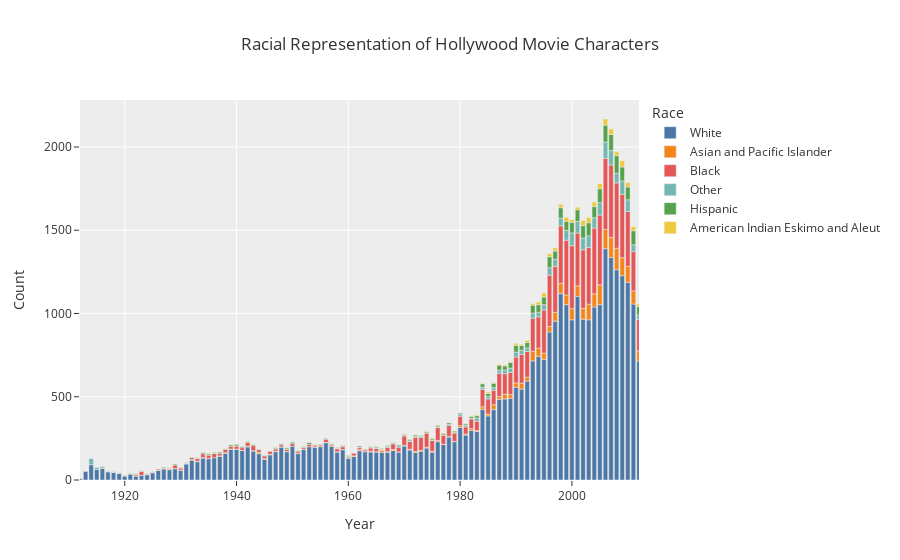

Source (notebook cell):
### Code cell
import plotly.express as px

wide_df = px.data.medals_wide()

fig = px.bar(simple_data, x="Year",y='Count', color="Race", range_x=[1912, 2012], title="Racial Representation of Hollywood Movie Characters",                                                                                                 color_discrete_sequence=px.colors.qualitative.T10, template= 'ggplot2')
fig.show()
fig.write_html((Path('/Users/ianapeix/ADA2022/html/movie_chars_race_count.html')))

### Figure 1 — Plotly figure (JSON) as saved in the notebook; plotly's stock layout.template omitted (floating-point values rounded to 4 significant figures)
{"data": [{"alignmentgroup": "True", "hovertemplate": "Race=White<br>Year=%{x}<br>Count=%{y}<extra></extra>", "legendgroup": "White", "marker": {"color": "#4C78A8", "pattern": {"shape": ""}}, "name": "White", "offsetgroup": "White", "orientation": "v", "showlegend": true, "textposition": "auto", "x": [1891, 1896, 1901, 1903, 1908, 1909, 1910, 1911, 1912, 1894, 1913, 1955, 1957, 1954, 1948, 1919, 1963, 1951, 1952, 1918, 1931, 1950, 1956, 1960, 1917, 1941, 1959, 1953, 1939, 1946, 1949, 1947, 1966, 1940, 1926, 1962, 1916, 1958, 1921, 1920, 1937, 1932, 1944, 1942, 1961, 1938, 1927, 1925, 1915, 1945, 1965, 1928, 1964, 1943, 1933, 1967, 1935, 1981, 1936, 1934, 1969, 1930, 1980, 1979, 1968, 1982, 2014, 1924, 1977, 1983, 1978, 1971, 1970, 1984, 1985, 1986, 1914, 1992, 1988, 1987, 1994, 2011, 1976, 1929, 1989, 1997, 1990, 1998, 2012, 1993, 2001, 1991, 1999, 2010, 2013, 1975, 1996, 1974, 1995, 2006, 2008, 2009, 1973, 2007, 1922, 2004, 2002, 2000, 2003, 1972, 2005, 2015, 1923], "xaxis": "x", "y": [1, 1, 1, 1, 1, 4, 3, 3, 8, 1, 53, 200, 201, 197, 198, 40, 170, 159, 183, 45, 97, 203, 224, 131, 49, 177, 182, 200, 185, 151, 170, 170, 166, 185, 57, 176, 69, 168, 36, 24, 143, 119, 158, 199, 141, 161, 66, 43, 63, 124, 168, 62, 168, 174, 110, 167, 128, 270, 134, 132, 168, 58, 316, 230, 177, 298, 10, 32, 213, 291, 258, 180, 204, 424, 385, 423, 92, 594, 487, 485, 743, 1057, 230, 68, 491, 954, 557, 1119, 715, 715, 1103, 546, 1053, 1188, 175, 167, 889, 192, 725, 1389, 1263, 1227, 173, 1337, 24, 1039, 966, 962, 962, 165, 1053, 1, 28], "yaxis": "y", "type": "bar"}, {"alignmentgroup": "True", "hovertemplate": "Race=Asian and Pacific Islander <br>Year=%{x}<br>Count=%{y}<extra></extra>", "legendgroup": "Asian and Pacific Islander ", "marker": {"color": "#F58518", "pattern": {"shape": ""}}, "name": "Asian and Pacific Islander ", "offsetgroup": "Asian and Pacific Islander ", "orientation": "v", "showlegend": true, "textposition": "auto", "x": [2015, 2013, 1928, 2014, 2005, 2008, 2003, 2012, 2007, 1966, 2009, 1993, 2010, 2006, 2011, 1927, 1986, 2004, 1926, 1994, 1991, 1944, 2000, 2002, 1988, 2001, 1997, 1998, 1999, 1920, 1945, 1995, 1990, 1989, 1962, 1932, 1992, 1982, 1955, 1984, 1922, 1968, 1972, 1980, 1964, 1987, 1996, 1961, 1924, 1921, 1975, 1946, 1919, 1933, 1976, 1985, 1971, 1960, 1973, 1913, 1981, 1942, 1974, 1938, 1947, 1983, 1967, 1970, 1930, 1935, 1937, 1934, 1978, 1951, 1949, 1929, 1952, 1965, 1943, 1954, 1931, 1956, 1977, 1979, 1963, 1958, 1941, 1959, 1939, 1969, 1940, 1948], "xaxis": "x", "y": [1, 26, 6, 1, 119, 129, 94, 61, 121, 11, 108, 58, 95, 115, 79, 4, 29, 79, 3, 48, 36, 8, 67, 65, 27, 63, 53, 62, 58, 1, 5, 37, 26, 22, 6, 4, 24, 11, 6, 16, 1, 6, 7, 10, 5, 17, 33, 4, 1, 1, 6, 4, 1, 3, 7, 11, 5, 3, 5, 1, 6, 4, 5, 3, 3, 6, 3, 4, 1, 2, 2, 2, 4, 2, 2, 1, 2, 2, 2, 2, 1, 2, 2, 2, 1, 1, 1, 1, 1, 1, 1, 1], "yaxis": "y", "type": "bar"}, {"alignmentgroup": "True", "hovertemplate": "Race=Black<br>Year=%{x}<br>Count=%{y}<extra></extra>", "legendgroup": "Black", "marker": {"color": "#E45756", "pattern": {"shape": ""}}, "name": "Black", "offsetgroup": "Black", "orientation": "v", "showlegend": true, "textposition": "auto", "x": [1923, 1972, 1974, 1973, 1922, 1975, 2000, 2004, 1976, 2005, 1995, 1996, 2002, 2003, 1929, 1991, 1998, 1999, 2007, 1970, 1987, 2008, 2009, 1997, 2006, 2001, 1977, 1978, 1990, 1971, 1993, 1989, 2010, 1992, 1988, 1984, 2012, 1994, 1930, 1985, 1979, 2011, 1936, 1982, 1968, 1986, 1943, 1983, 1980, 1934, 1969, 2013, 1981, 1967, 1935, 1933, 1945, 1920, 1961, 1938, 1946, 1942, 1925, 1958, 1965, 1964, 1926, 1944, 1932, 1940, 1937, 1959, 1941, 1956, 2014, 1939, 1947, 1921, 1924, 1950, 1951, 1949, 1953, 1948, 1962, 1963, 1927, 1952, 1954, 1957, 1960, 1918, 1928, 1931, 1955, 1966, 1916], "xaxis": "x", "y": [24, 85, 85, 78, 10, 64, 378, 395, 78, 419, 259, 308, 351, 340, 21, 172, 345, 329, 434, 57, 139, 392, 381, 276, 428, 317, 54, 66, 156, 46, 199, 133, 330, 154, 124, 104, 189, 189, 13, 91, 50, 236, 26, 58, 34, 87, 31, 56, 57, 23, 28, 34, 43, 25, 19, 16, 16, 3, 17, 19, 17, 23, 5, 19, 19, 19, 6, 16, 12, 18, 14, 17, 16, 20, 1, 16, 14, 3, 3, 16, 11, 12, 14, 13, 12, 10, 4, 10, 10, 9, 6, 2, 3, 4, 8, 5, 2], "yaxis": "y", "type": "bar"}, {"alignmentgroup": "True", "hovertemplate": "Race=Other<br>Year=%{x}<br>Count=%{y}<extra></extra>", "legendgroup": "Other", "marker": {"color": "#72B7B2", "pattern": {"shape": ""}}, "name": "Other", "offsetgroup": "Other", "orientation": "v", "showlegend": true, "textposition": "auto", "x": [1914, 1915, 1916, 1917, 2014, 1923, 1919, 1918, 2000, 1983, 1921, 2002, 2013, 2006, 2003, 2001, 2005, 1969, 2009, 2007, 2010, 1999, 2004, 1989, 1990, 1988, 1996, 1980, 1997, 1991, 2008, 1981, 1967, 1995, 1998, 1985, 1993, 1987, 1986, 1928, 1922, 2011, 1973, 1994, 1992, 1965, 1984, 1924, 2012, 1978, 1968, 1958, 1964, 1925, 1972, 1957, 1971, 1975, 1966, 1976, 1962, 1960, 1961, 1963, 1982, 1979, 1931, 1970, 1977, 1974, 1936, 1947, 1952, 1959, 1940, 1956], "xaxis": "x", "y": [36, 12, 9, 5, 1, 4, 3, 3, 77, 19, 2, 71, 12, 98, 70, 70, 75, 9, 80, 87, 70, 59, 62, 26, 29, 23, 45, 13, 43, 25, 58, 10, 6, 32, 47, 15, 30, 19, 16, 2, 1, 40, 7, 27, 21, 5, 14, 1, 25, 8, 5, 4, 4, 1, 5, 4, 4, 4, 3, 5, 3, 2, 2, 2, 4, 3, 1, 2, 2, 2, 1, 1, 1, 1, 1, 1], "yaxis": "y", "type": "bar"}, {"alignmentgroup": "True", "hovertemplate": "Race=Hispanic<br>Year=%{x}<br>Count=%{y}<extra></extra>", "legendgroup": "Hispanic", "marker": {"color": "#54A24B", "pattern": {"shape": ""}}, "name": "Hispanic", "offsetgroup": "Hispanic", "orientation": "v", "showlegend": true, "textposition": "auto", "x": [1924, 1929, 2013, 2011, 1934, 2008, 1953, 1922, 1927, 2003, 1935, 1990, 1996, 2012, 2002, 1937, 1989, 2005, 2006, 1949, 2007, 1993, 1986, 2009, 1987, 2010, 1994, 2001, 1940, 1995, 2000, 2004, 1975, 1965, 1992, 1925, 1939, 1998, 1931, 1985, 1983, 1991, 1936, 1977, 1997, 1950, 1999, 1988, 1984, 1962, 1960, 1972, 1971, 1969, 1938, 1966, 1982, 1947, 1979, 1941, 1942, 1952, 1964, 1970, 1943, 1976, 1974, 1930, 1928, 1978, 1959, 1967, 1981, 1954, 1948, 1951, 1933, 1973, 1968, 1932, 1963, 1945, 1957, 1917, 1923, 1980, 1944, 1956, 1958, 1955, 1961], "xaxis": "x", "y": [4, 7, 15, 85, 9, 106, 12, 2, 4, 79, 8, 41, 66, 51, 75, 8, 34, 83, 101, 9, 96, 48, 26, 84, 30, 77, 46, 70, 9, 46, 63, 67, 10, 8, 33, 2, 8, 62, 4, 19, 14, 29, 6, 10, 49, 8, 55, 24, 20, 7, 5, 9, 8, 7, 6, 6, 12, 6, 9, 6, 7, 6, 6, 8, 6, 9, 8, 2, 2, 9, 5, 5, 8, 5, 5, 4, 3, 6, 5, 3, 4, 3, 4, 1, 1, 7, 3, 4, 3, 2, 1], "yaxis": "y", "type": "bar"}, {"alignmentgroup": "True", "hovertemplate": "Race=American Indian Eskimo and Aleut <br>Year=%{x}<br>Count=%{y}<extra></extra>", "legendgroup": "American Indian Eskimo and Aleut ", "marker": {"color": "#EECA3B", "pattern": {"shape": ""}}, "name": "American Indian Eskimo and Aleut ", "offsetgroup": "American Indian Eskimo and Aleut ", "orientation": "v", "showlegend": true, "textposition": "auto", "x": [1924, 1933, 1995, 2003, 2002, 2009, 1935, 2005, 2006, 2004, 2012, 2011, 2007, 1992, 1999, 1985, 1994, 2010, 1990, 1997, 1996, 1983, 2008, 1998, 1936, 2000, 1974, 1929, 1964, 1993, 1931, 2001, 1981, 1988, 1987, 1991, 1986, 1975, 1982, 2013, 1973, 1970, 1932, 1989, 1979, 1976, 1934, 1961, 1978, 1938, 1963, 1984, 1949, 1966, 1952, 1965, 1980, 1969, 1954, 1968, 1953, 1942, 1972, 1977], "xaxis": "x", "y": [1, 3, 24, 32, 30, 37, 3, 31, 37, 27, 17, 24, 33, 13, 24, 8, 16, 26, 12, 19, 18, 5, 24, 20, 2, 17, 3, 1, 2, 10, 1, 15, 3, 6, 6, 7, 5, 2, 3, 2, 2, 2, 1, 5, 2, 2, 1, 1, 2, 1, 1, 3, 1, 1, 1, 1, 2, 1, 1, 1, 1, 1, 1, 1], "yaxis": "y", "type": "bar"}], "layout": {"xaxis": {"anchor": "y", "domain": [0.0, 1.0], "title": {"text": "Year"}, "range": [1912, 2012]}, "yaxis": {"anchor": "x", "domain": [0.0, 1.0], "title": {"text": "Count"}}, "legend": {"title": {"text": "Race"}, "tracegroupgap": 0}, "title": {"text": "Racial Representation of Hollywood Movie Characters"}, "barmode": "relative"}}
